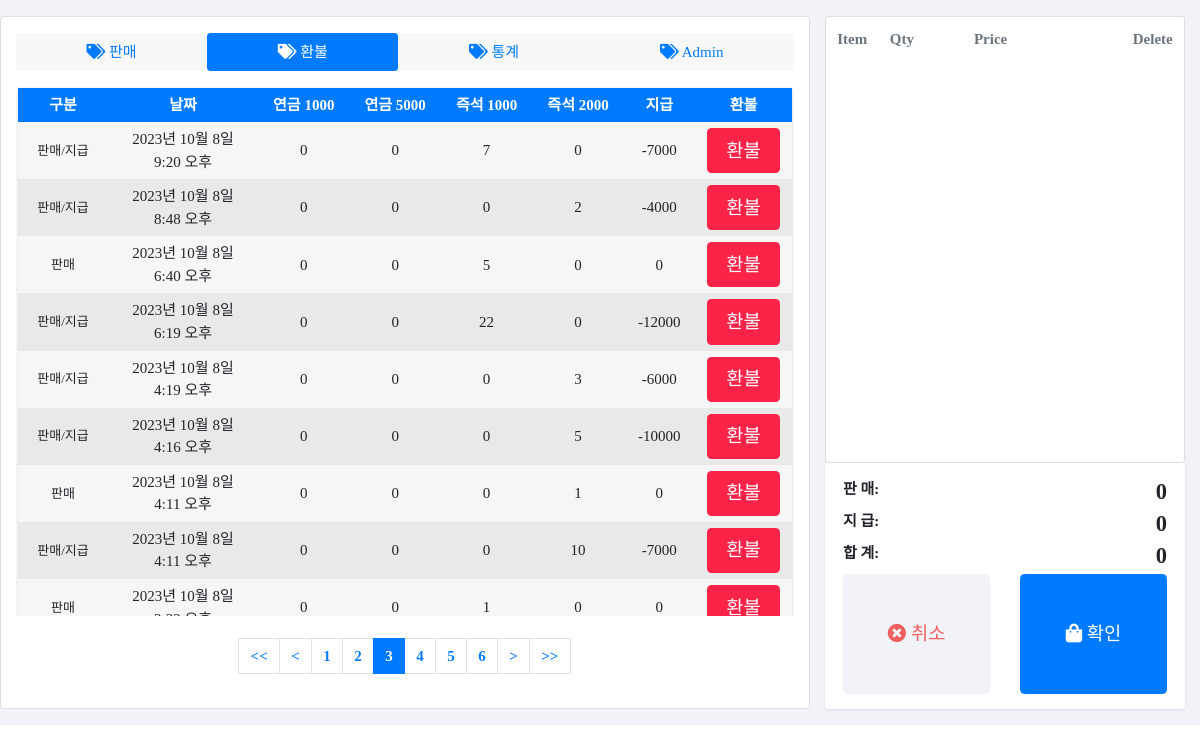
The app's page /refund/?page=3 with its own data.
### POSApp/models.py (models this page shows)
class POSDB(models.Model):
    seq = models.IntegerField(primary_key=True)
    category = models.CharField(max_length=10, null=True)
    pension_lottery_1000 = models.IntegerField(null=True)
    pension_lottery_5000 = models.IntegerField(null=True)
    instant_lottery_1000 = models.IntegerField(null=True)
    instant_lottery_2000 = models.IntegerField(null=True)
    pension_lottery_1000_Qty = models.IntegerField(null=True)
    pension_lottery_5000_Qty = models.IntegerField(null=True)
    instant_lottery_1000_Qty = models.IntegerField(null=True)
    instant_lottery_2000_Qty = models.IntegerField(null=True)
    sale = models.IntegerField(null=True)
    pay = models.IntegerField(null=True)
    sale_time = models.DateTimeField(null=True)
    daily_sale_start = models.DateTimeField(null=True)
    base_balance = models.IntegerField(null=True)
    ismodify = models.BooleanField(null=True)

### POSApp/views.py (the view, shortened to what this page needs)
# urls.py: path('refund/', views.refund, name="refund"),
def refund(request):
    sale_pay_lists = POSDB.objects.order_by('-seq')
    paginator = Paginator(sale_pay_lists, 20)
    page = request.GET.get('page', 1)  # 페이지
    page_obj = paginator.get_page(page)
    context = {
        'sale_pay_list': page_obj,
    }
    return render(request, 'refund.html', context)

### POSApp/templates/refund.html (shortened to what this page needs)
<!DOCTYPE HTML>
<html lang="en">
{% load static %}
<head>
    <link href="{% static 'assets/css/bootstrap.css' %}" rel="stylesheet" type="text/css" />
    <link href="{% static 'assets/css/ui.css' %}" rel="stylesheet" type="text/css" />
    <link href="{% static 'assets/fonts/fontawesome/css/fontawesome-all.min.css' %}" type="text/css" rel="stylesheet">
    <link href="{% static 'assets/css/OverlayScrollbars.css' %}" type="text/css" rel="stylesheet" />
</head>
<body>
    <section class="section-content padding-y-sm bg-default ">
        <div class="container-fluid">
            <div class="row">
                <div class="col-md-8 card padding-y-sm card ">
                    <ul class="nav bg radius nav-pills nav-fill mb-3 bg" role="tablist">
                        <li class="nav-item">
                            <a class="nav-link" href="{% url 'POSApp:index' %}">
                                <i class="fa fa-tags"></i> 판매</a>
                        </li>
                        <li class="nav-item">
                            <a class="nav-link active show" data-toggle="pill" href="{% url 'POSApp:refund' %}">
                                <i class="fa fa-tags "></i> 환불</a>
                        </li>
                        <li class="nav-item">
                            <a class="nav-link" href="{% url 'POSApp:stock' %}">
                                <i class="fa fa-tags "></i> 통계</a>
                        </li>
                        <li class="nav-item">
                            <a class="nav-link" href="{% url 'POSApp:adminpage' %}">
                                <i class="fa fa-tags "></i> Admin</a>
                        </li>
                    </ul>
                    <form action="{% url 'POSApp:refund' %}" method="POST">
                    <div class="wrapper" style="overflow:scroll; height:530px; text-align:center;">
                        <div class="table_refund">
                            <div class="row_table header">
                                <div class="cell" style="width:90px;">구분</div>
                                <div class="cell" style="width:150px;">날짜</div>
                                <div class="cell">연금 1000</div>
                                <div class="cell">연금 5000</div>
                                <div class="cell">즉석 1000</div>
                                <div class="cell">즉석 2000</div>
                                <div class="cell">지급</div>
                                <div class="cell">환불</div>
                            </div>
                                {% for sale_pay in sale_pay_list %}
                                <div class="row_table">
                                    <div class="cell cell_category" data-title="구분">{{sale_pay.category}}</div>
                                    <div class="cell" data-title="판매시간">{{sale_pay.sale_time}}</div>
                                    <div class="cell" data-title="연금 1000">{{sale_pay.pension_lottery_1000_Qty}}</div>
                                    <div class="cell" data-title="연금 2000">{{sale_pay.pension_lottery_5000_Qty}}</div>
                                    <div class="cell" data-title="즉석 1000">{{sale_pay.instant_lottery_1000_Qty}}</div>
                                    <div class="cell" data-title="즉석 2000">{{sale_pay.instant_lottery_2000_Qty}}</div>
                                    <div class="cell" data-title="지급 금액">{{sale_pay.pay}}</div>
                                    <div class="cell" data-title="환불">
                                        {% if sale_pay.category == "환불" %}
                                        {% elif sale_pay.category == "재고수정"%}
                                        {% elif sale_pay.category == "판매(환불완료)"%}
                                        {% elif sale_pay.category == "지급(환불완료)"%}
                                        {% elif sale_pay.category == "판매/지급(환불완료)"%}
                                        {% else %}
                                        <button class="btn btn-primary_refund btn-lg btn-block" onclick="refund({{forloop.counter0}})">
                                            환불
                                        </button>
                                        {% endif %}
                                    </div>
                                </div>
                                {% endfor %}
                            </div>
                        </div>
                        </form>
                    <br>
                    <div class="pagination_">
                        <ul class="pagination justify-content-center">
                            <li class="page-first">
                            <a class="page-link" href="?{{current_path}}&page=1"><<</a>
                            </li>
                            {% if sale_pay_list.has_previous %}
                            <li class="page-item">
                                <a class="page-link" href="?page={{sale_pay_list.previous_page_number}}"><</a>
                            </li>
                            {% else %}
                            <li class="page-item disabled">
                                <a class="page-link" tabindex="-1" aria-disabled="true" href="#"><</a>
                            </li>
                            {% endif %}
                            {% for page_number in sale_pay_list.paginator.page_range %}
                            {% if page_number >= sale_pay_list.number|add:-3 and page_number <= sale_pay_list.number|add:3 %}
                                {% if page_number == sale_pay_list.number %}
                                <li class="page-item active" aria-current="page">
                                    <a class="page-link" href="?page={{page_number}}"style="background:#007bff;font-weight: bold;">{{page_number}}</a>
                                <li>
                                {% else %}
                                <li class="page-item">
                                    <a class="page-link" href="?page={{page_number}}">{{page_number}}</a>
                                </li>
                                {% endif %}
                            {% endif %}
                            {% endfor %}
                            {% if sale_pay_list.has_next %}
                            <li class="page-item">
                                <a class="page-link" href="?page={{sale_pay_list.next_page_number}}">></a>
                            </li>
                            {% else %}
                            <li class="page-item disabled">
                                <a class="page-link" tabindex="-1" aria-disabled="true" href="#">></a>
                            </li>
                            {% endif %}
                            <li class="page-first">
                                <a class="page-link" href="?page={{sale_pay_list.paginator.num_pages}}">>></a>
                            </li>
                        </ul>
                    </div>
                    </div>
                <div class="col-md-4">
                    <div class="card">
                        <span id="cart">
                            <form action="{% url 'POSApp:index' %}" method="POST">
                                <table class="table table-hover shopping-cart-wrap">
                                    <thead class="text-muted">
                                        <tr>
                                            <th scope="col">Item</th>
                                            <th scope="col" width="120">Qty</th>
                                            <th scope="col" width="120">Price</th>
                                            <th scope="col" class="text-right" width="200">Delete</th>
                                        </tr>
                                    </thead>
                                </table>
                            </form>
                        </span>
                    </div>
                    <div class="box">
                        <dl class="dlist-align">
                            <dt>판 매:</dt>
                            <dd class="text-right h4 b total_sale">0</dd>
                        </dl>
                        <dl class="dlist-align">
                            <dt>지 급:</dt>
                            <dd class="text-right h4 b total_pay">0</dd>
                        </dl>
                        <dl class="dlist-align">
                            <dt>합 계:</dt>
                            <dd class="text-right h4 b total">0</dd>
                        </dl>
                        <div class="row">
                            <div class="col-md-6">
                                <button class="btn  btn-default btn-error btn-lg btn-block btn-custom" onclick="location.href='{% url 'POSApp:index' %}'"><i
                                        class="fa fa-times-circle "></i> 취소 </button>
                            </div>
                            <div class="col-md-6">
                                <button class="btn  btn-primary btn-lg btn-block btn-custom" onclick=""><i
                                        class="fa fa-shopping-bag"></i>
                                    확인 </button>
                            </div>
                        </div>
                    </div>
                </div>
            </div>
        </div>
    </section>
</body>
</html>

### POSApp/static/assets/css/ui.css (style rules this page uses)
html { font-size: 15px; }
.padding-y-sm { padding-top: 16px; padding-bottom: 16px; }
.bg { background-color: #f8f8f8 !important; }
.b { font-weight: 600; }
[class*="dlist-"] { margin-bottom: 5px; }
[class*="dlist-"] dd { margin-bottom: 0; }
.dlist-align dt { width: 90px; float: left; word-wrap: break-word; }
.dlist-align dd { margin-left: 120px; vertical-align: baseline; }
.shopping-cart-wrap thead th { border-top: 0; border-bottom: 0; }
.box { padding: 1rem 1.2rem; display: block; background: #fff; border-radius: 0.2rem; -webkit-box-shadow: 0 1px 3px rgba(51, 51, 51, 0.1); box-shadow: 0 1px 3px rgba(51, 51, 51, 0.1); }
.col-md-8 { flex: 0 0 67.5%; max-width: 67.5%; }
.col-md-4 { flex: 0 0 32.5%; max-width: 32.5%; }
.btn-custom { height: 120px; }

### POSApp/static/assets/css/OverlayScrollbars.css (style rules this page uses)
.os-host, .os-host-textarea { position: relative; overflow: visible !important; -webkit-box-orient: vertical; -webkit-box-direction: normal; -ms-flex-direction: column; flex-direction: column; -ms-flex-wrap: nowrap; flex-wrap: nowrap; -webkit-box-pack: start; -ms-flex-pack: start; justify-content: flex-start; -ms-flex-line-pack: start; align-content: flex-start; -webkit-box-align: start; -ms-flex-align: start; -ms-grid-row-align: flex-start; align-items: flex-start; }

### POSApp/templates/refund.html (style rules this page uses)
.bg-default, .btn-default { background-color: #f2f3f8; }
.btn-error { color: #ef5f5f; }
body { font-family: "Pretended"; font-size: 15px; }
.cell_category { font-size: 13px; }
body { -webkit-font-smoothing: antialiased; font-smoothing: antialiased; }
.wrapper { margin: 0 auto; padding: 2px; max-width: 800px; }
.table_refund { margin: 0 0 40px 0; width: 100%; box-shadow: 0 1px 3px rgba(0, 0, 0, 0.2); display: table; }
.row_table { display: table-row; background: #f6f6f6; }
.row_table:nth-of-type(odd) { background: #e9e9e9; }
.row_table.header { font-weight: 900; color: #ffffff; background: #007bff; }
.cell { padding: 6px 12px; display: table-cell; vertical-align:middle; }
.btn-primary_refund { background-color: #fc2348; color: #ffffff; }
.page-link { color: #007bff; font-weight: bold; }

### records on screen
POSDB: category "판매/지급", sale_time "2023년 10월 8일 9:20 오후", pension_lottery_1000_Qty "0", pension_lottery_5000_Qty "0", instant_lottery_1000_Qty "7", instant_lottery_2000_Qty "0", pay "-7000"
POSDB: category "판매/지급", sale_time "2023년 10월 8일 8:48 오후", pension_lottery_1000_Qty "0", pension_lottery_5000_Qty "0", instant_lottery_1000_Qty "0", instant_lottery_2000_Qty "2", pay "-4000"
POSDB: category "판매", sale_time "2023년 10월 8일 6:40 오후", pension_lottery_1000_Qty "0", pension_lottery_5000_Qty "0", instant_lottery_1000_Qty "5", instant_lottery_2000_Qty "0", pay "0"
POSDB: category "판매/지급", sale_time "2023년 10월 8일 6:19 오후", pension_lottery_1000_Qty "0", pension_lottery_5000_Qty "0", instant_lottery_1000_Qty "22", instant_lottery_2000_Qty "0", pay "-12000"
POSDB: category "판매/지급", sale_time "2023년 10월 8일 4:19 오후", pension_lottery_1000_Qty "0", pension_lottery_5000_Qty "0", instant_lottery_1000_Qty "0", instant_lottery_2000_Qty "3", pay "-6000"
POSDB: category "판매/지급", sale_time "2023년 10월 8일 4:16 오후", pension_lottery_1000_Qty "0", pension_lottery_5000_Qty "0", instant_lottery_1000_Qty "0", instant_lottery_2000_Qty "5", pay "-10000"
POSDB: category "판매", sale_time "2023년 10월 8일 4:11 오후", pension_lottery_1000_Qty "0", pension_lottery_5000_Qty "0", instant_lottery_1000_Qty "0", instant_lottery_2000_Qty "1", pay "0"
POSDB: category "판매/지급", sale_time "2023년 10월 8일 4:11 오후", pension_lottery_1000_Qty "0", pension_lottery_5000_Qty "0", instant_lottery_1000_Qty "0", instant_lottery_2000_Qty "10", pay "-7000"
POSDB: category "판매", sale_time "2023년 10월 8일…", pension_lottery_1000_Qty "0", pension_lottery_5000_Qty "0", instant_lottery_1000_Qty "1", instant_lottery_2000_Qty "0", pay "0"

### other values on screen
{{ page_number }} "1" "2" "4" "5" "6"
{{ page_number }} "3"
